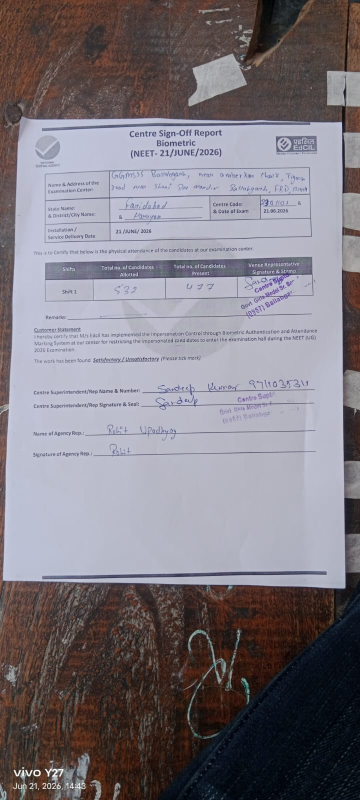
#> input picture templates/csr/2301101.jpg, 720 x 1600 px (shown at 1/2 size)
$ python -i image_preprocessing.py   (imports and definitions only)
#> lines starting #> are read from the running program, lines starting #| are printed output that depends on the picture; after the words box and inside, x2 and y2 are one past the last pixel; in counts of white or black regions, pixels touching at a corner belong together
#> further down, picture is the input picture: PIL image 720x1600 RGB; mean R, G, B 126.4, 121, 128.6
"""Image preprocessing utilities: rotation correction, resizing, thresholding.

All functions accept and return numpy arrays in BGR format (OpenCV
convention) unless otherwise noted, so they can be chained directly with
OpenCV-based detectors.
"""

from __future__ import annotations

import logging
from typing import Tuple

import cv2
import numpy as np
from PIL import Image

logger = logging.getLogger(__name__)

MAX_DIMENSION = 2200  # Longest side, in pixels, after resizing.


def pil_to_cv2(image: Image.Image) -> np.ndarray:
    """Convert a PIL RGB image to an OpenCV BGR numpy array."""
    rgb = np.array(image.convert("RGB"))
    return cv2.cvtColor(rgb, cv2.COLOR_RGB2BGR)


def cv2_to_pil(image: np.ndarray) -> Image.Image:
    """Convert an OpenCV BGR numpy array to a PIL RGB image."""
    rgb = cv2.cvtColor(image, cv2.COLOR_BGR2RGB)
    return Image.fromarray(rgb)


def resize_for_processing(
    image: np.ndarray, max_dimension: int = MAX_DIMENSION
) -> Tuple[np.ndarray, float]:
    """Resize an image so its longest side does not exceed max_dimension.

    Args:
        image: OpenCV BGR image.
        max_dimension: Maximum allowed length of the longer side.

    Returns:
        Tuple of (resized_image, scale_factor). scale_factor is
        resized_size / original_size, useful for mapping bounding boxes
        back to the original resolution if needed.
    """
#> called with max_dimension = 2200
    height, width = image.shape[:2]
#> height = 1600; width = 720
    longest_side = max(height, width)
#> longest_side = 1600

    if longest_side <= max_dimension:
        return image, 1.0

    scale = max_dimension / float(longest_side)
    new_width = max(1, int(width * scale))
    new_height = max(1, int(height * scale))
    resized = cv2.resize(image, (new_width, new_height), interpolation=cv2.INTER_AREA)
    return resized, scale


def correct_rotation(image: np.ndarray) -> np.ndarray:
    """Attempt to correct small skew/rotation using minAreaRect on text-like pixels.

    This is a lightweight geometric deskew (not a full OSD/orientation
    classifier). It is best-effort: if it cannot confidently determine a
    rotation angle, it returns the original image unchanged.

    Args:
        image: OpenCV BGR image.

    Returns:
        Deskewed OpenCV BGR image (or the original if deskew was not
        confidently possible).
    """
    try:
        gray = cv2.cvtColor(image, cv2.COLOR_BGR2GRAY)
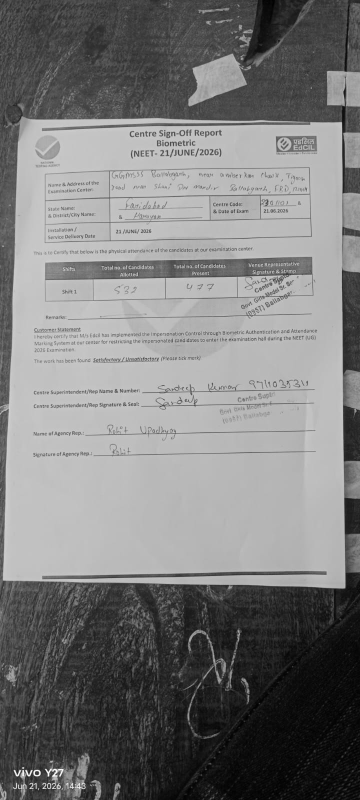
#> gray: shape (1600, 720) (shown at 1/2 size); min 0, max 255, mean 123.5
        gray = cv2.bitwise_not(gray)
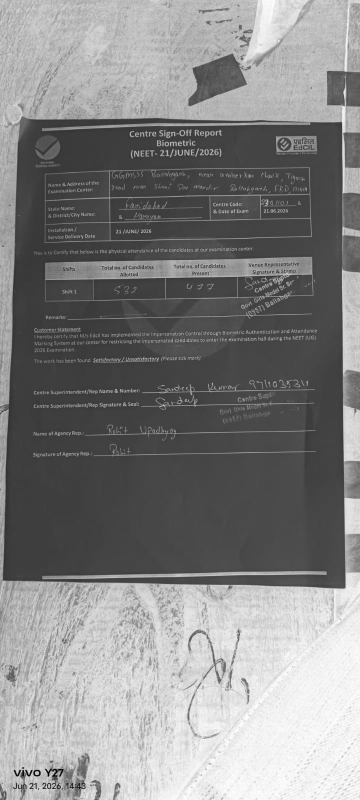
#> gray: shape (1600, 720) (shown at 1/2 size); min 0, max 255, mean 131.5
        thresh = cv2.threshold(
            gray, 0, 255, cv2.THRESH_BINARY | cv2.THRESH_OTSU
        )[1]
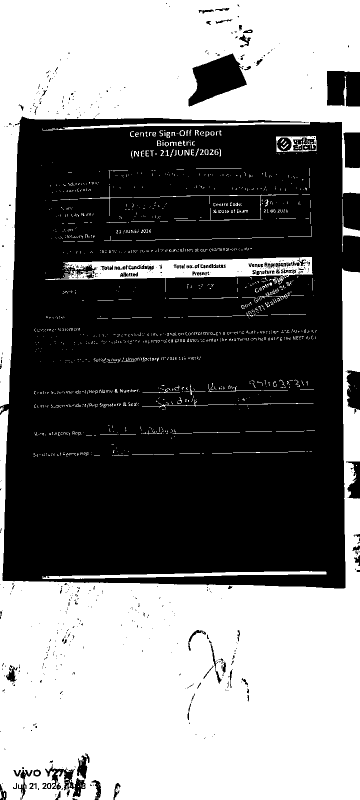
#> thresh: shape (1600, 720) (shown at 1/2 size); 46.7% white; 1557 white regions (1419 under 20 px), largest, box (x1, y1, x2, y2) and area: (0, 536, 720, 1600) 324848, (0, 0, 720, 813) 181187, (91, 514, 625, 584) 14193

        coords = np.column_stack(np.where(thresh > 0))
#> coords = 537784 pairs, first value 0 to 1599, second value 0 to 719
        if coords.shape[0] < 100:
            # Not enough foreground pixels to reliably estimate an angle.
            return image

        angle = cv2.minAreaRect(coords)[-1]
#> angle = -90

        # cv2.minAreaRect returns an angle in [-90, 0); normalize it.
        if angle < -45:
            angle = -(90 + angle)
#> angle = 0
        else:
            angle = -angle

        # Only correct small skews; large "rotations" from minAreaRect on
        # dense text blocks are usually noise, not a genuinely rotated page.
        if abs(angle) < 0.5 or abs(angle) > 15:
            return image

        (height, width) = image.shape[:2]
        center = (width // 2, height // 2)
        rotation_matrix = cv2.getRotationMatrix2D(center, angle, 1.0)
        rotated = cv2.warpAffine(
            image,
            rotation_matrix,
            (width, height),
            flags=cv2.INTER_CUBIC,
            borderMode=cv2.BORDER_REPLICATE,
        )
        return rotated
    except Exception:  # noqa: BLE001
        logger.exception("Rotation correction failed; returning original image.")
        return image


def to_grayscale(image: np.ndarray) -> np.ndarray:
    """Convert a BGR image to single-channel grayscale."""
    return cv2.cvtColor(image, cv2.COLOR_BGR2GRAY)


def adaptive_threshold(gray_image: np.ndarray) -> np.ndarray:
    """Apply adaptive thresholding + light denoising to a grayscale image."""
    denoised = cv2.fastNlMeansDenoising(gray_image, h=10)
    thresholded = cv2.adaptiveThreshold(
        denoised,
        255,
        cv2.ADAPTIVE_THRESH_GAUSSIAN_C,
        cv2.THRESH_BINARY,
        blockSize=31,
        C=15,
    )
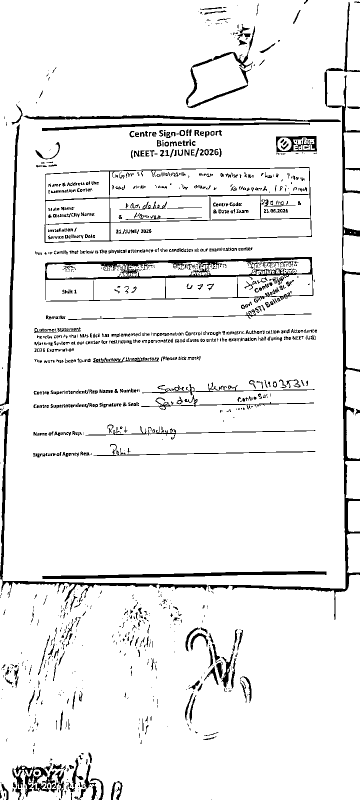
#> thresholded: shape (1600, 720) (shown at 1/2 size); 92.9% white; 1459 black regions (915 under 20 px), largest, box (x1, y1, x2, y2) and area: (90, 514, 627, 603) 7798, (416, 534, 720, 1240) 6319, (89, 334, 624, 486) 4768
    return thresholded


def preprocess_page(image: Image.Image) -> Tuple[np.ndarray, np.ndarray]:
    """Run the standard preprocessing pipeline on a page image.

    Args:
        image: Original PIL page image (kept elsewhere, untouched, for
            display purposes).

    Returns:
        Tuple of (display_image, processed_image):
            display_image: resized + deskewed BGR image, suitable for
                annotation and display (still color).
            processed_image: grayscale + thresholded version, useful for
                some detectors that benefit from binarized input.
    """
    cv_image = pil_to_cv2(image)
    resized, _scale = resize_for_processing(cv_image)
    deskewed = correct_rotation(resized)
    gray = to_grayscale(deskewed)
    processed = adaptive_threshold(gray)
    return deskewed, processed

>>> from PIL import Image
>>> picture = Image.open('../templates/csr/2301101.jpg')
>>> result = preprocess_page(picture)

$ run again, on templates/csr/2301102.jpg
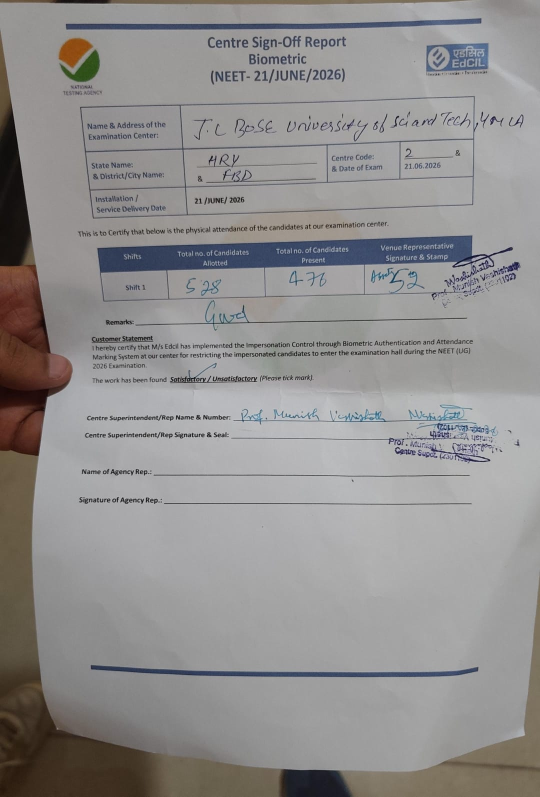
#> input picture templates/csr/2301102.jpg, 1080 x 1593 px (shown at 1/2 size)
#> picture is the input picture: PIL image 1080x1593 RGB; mean R, G, B 145.3, 143.5, 143
#> in correct_rotation, `thresh = cv2.threshold( gray, 0, 255, cv2.THRESH_BINARY | cv2.THRESH_O..`:
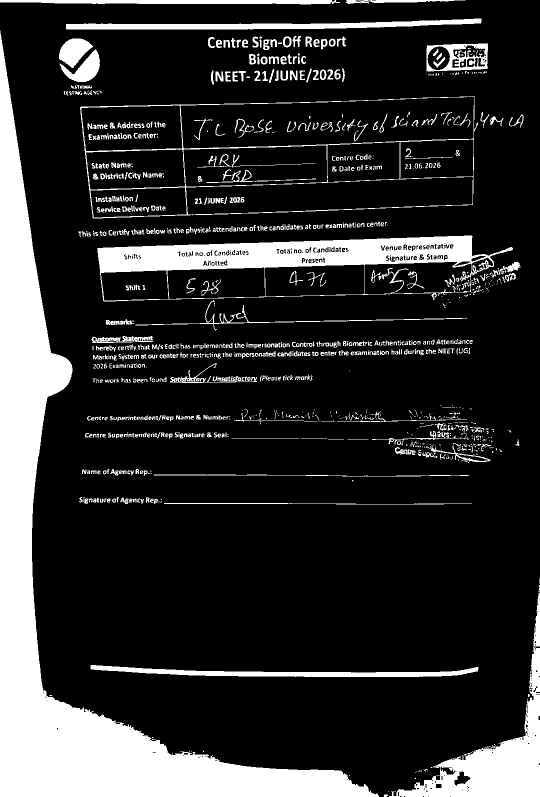
#> thresh: shape (1593, 1080) (shown at 1/2 size); 18.3% white; 1112 white regions (475 under 20 px), largest, box (x1, y1, x2, y2) and area: (0, 61, 758, 1593) 168730, (194, 471, 1026, 603) 37797, (778, 1170, 1080, 1593) 25308
#> coords = 314644 pairs, first value 0 to 1592, second value 0 to 1079
#> in correct_rotation, `angle = cv2.minAreaRect(coords)[-1]`: angle = -90
#> in correct_rotation, `angle = -(90 + angle)`: angle = 0
#> in adaptive_threshold, `thresholded = cv2.adaptiveThreshold( denoised, 255, cv2.ADAPTIVE_THRES..`:
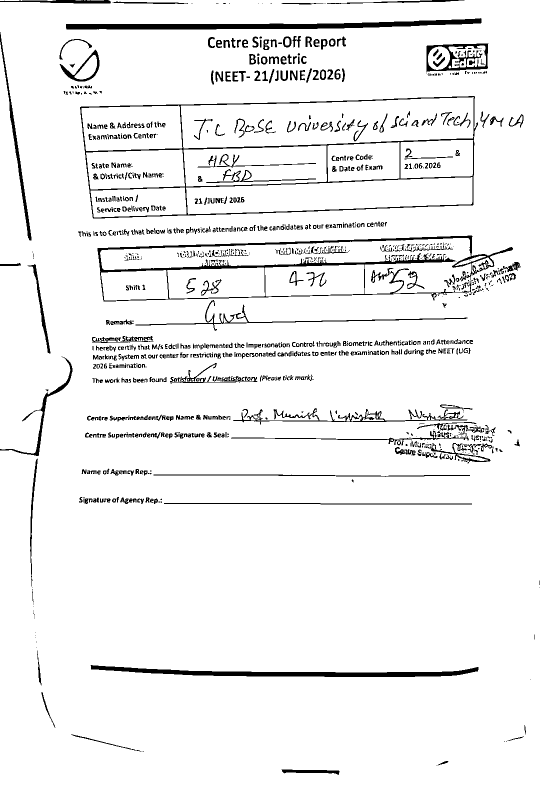
#> thresholded: shape (1593, 1080) (shown at 1/2 size); 94.2% white; 1121 black regions (426 under 20 px), largest, box (x1, y1, x2, y2) and area: (195, 471, 1026, 603) 11174, (160, 192, 956, 437) 9112, (132, 36, 963, 59) 8578

$ run again, on templates/csr/2301103.jpg
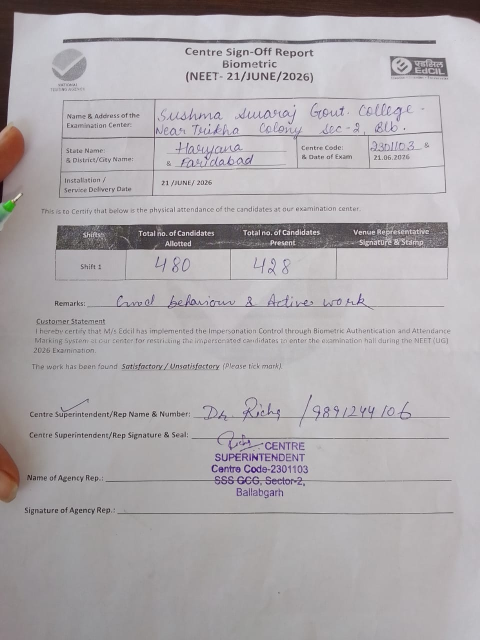
#> input picture templates/csr/2301103.jpg, 960 x 1280 px (shown at 1/2 size)
#> picture is the input picture: PIL image 960x1280 RGB; mean R, G, B 174.2, 169.8, 172.9
#> in correct_rotation, `thresh = cv2.threshold( gray, 0, 255, cv2.THRESH_BINARY | cv2.THRESH_O..`:
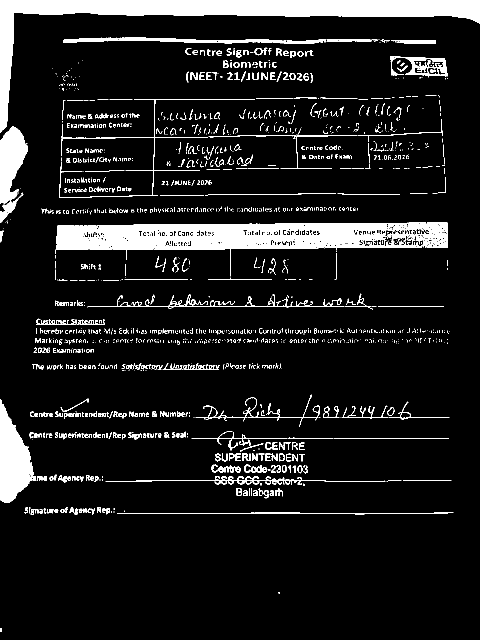
#> thresh: shape (1280, 960) (shown at 1/2 size); 10.2% white; 1660 white regions (1176 under 20 px), largest, box (x1, y1, x2, y2) and area: (0, 0, 960, 266) 34982, (111, 445, 896, 552) 33042, (0, 798, 72, 1006) 8498
#> coords = 125694 pairs, first value 0 to 1263, second value 0 to 959
#> in correct_rotation, `angle = cv2.minAreaRect(coords)[-1]`: angle = -90
#> in correct_rotation, `angle = -(90 + angle)`: angle = 0
#> in adaptive_threshold, `thresholded = cv2.adaptiveThreshold( denoised, 255, cv2.ADAPTIVE_THRES..`:
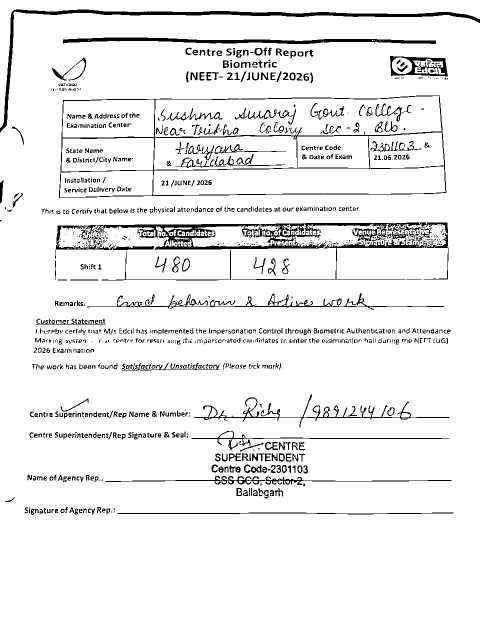
#> thresholded: shape (1280, 960) (shown at 1/2 size); 93.2% white; 1276 black regions (621 under 20 px), largest, box (x1, y1, x2, y2) and area: (189, 445, 897, 561) 13776, (0, 19, 960, 265) 7716, (118, 191, 893, 396) 6842

$ run again, on templates/csr/2301104.jpg
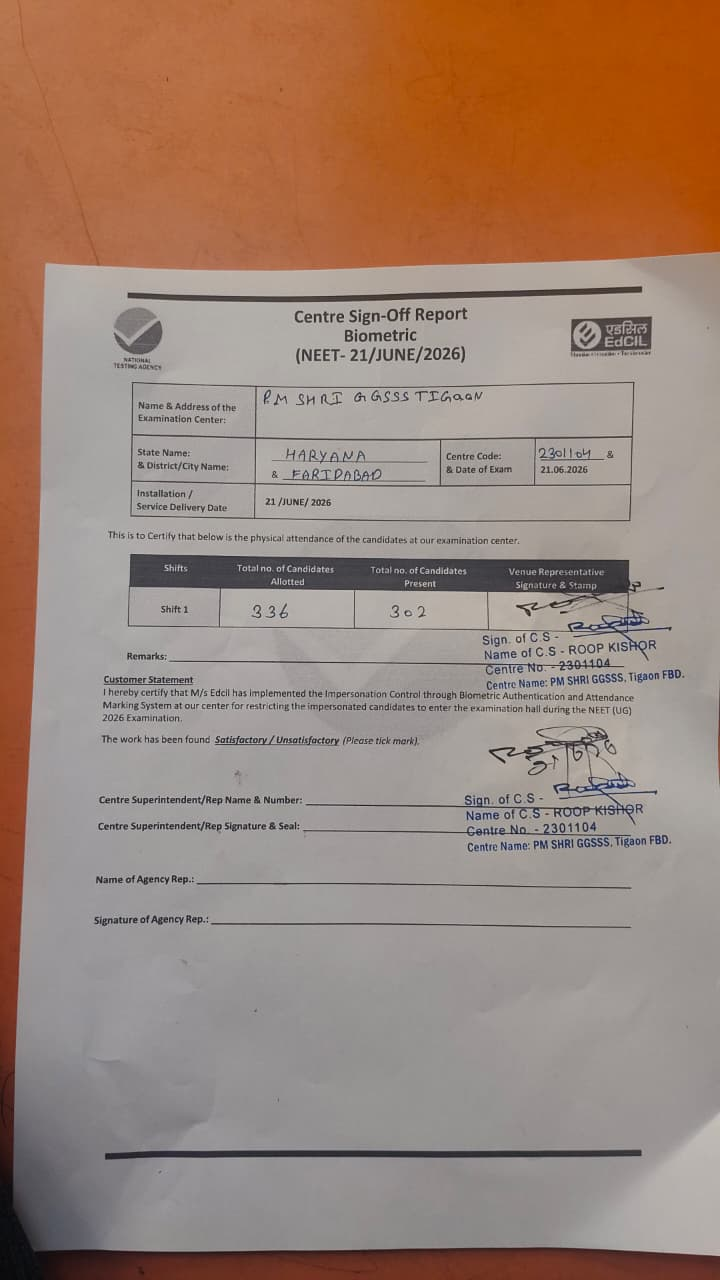
#> input picture templates/csr/2301104.jpg, 720 x 1280 px
#> picture is the input picture: PIL image 720x1280 RGB; mean R, G, B 156.3, 133.1, 119.6
#> in correct_rotation, `thresh = cv2.threshold( gray, 0, 255, cv2.THRESH_BINARY | cv2.THRESH_O..`:
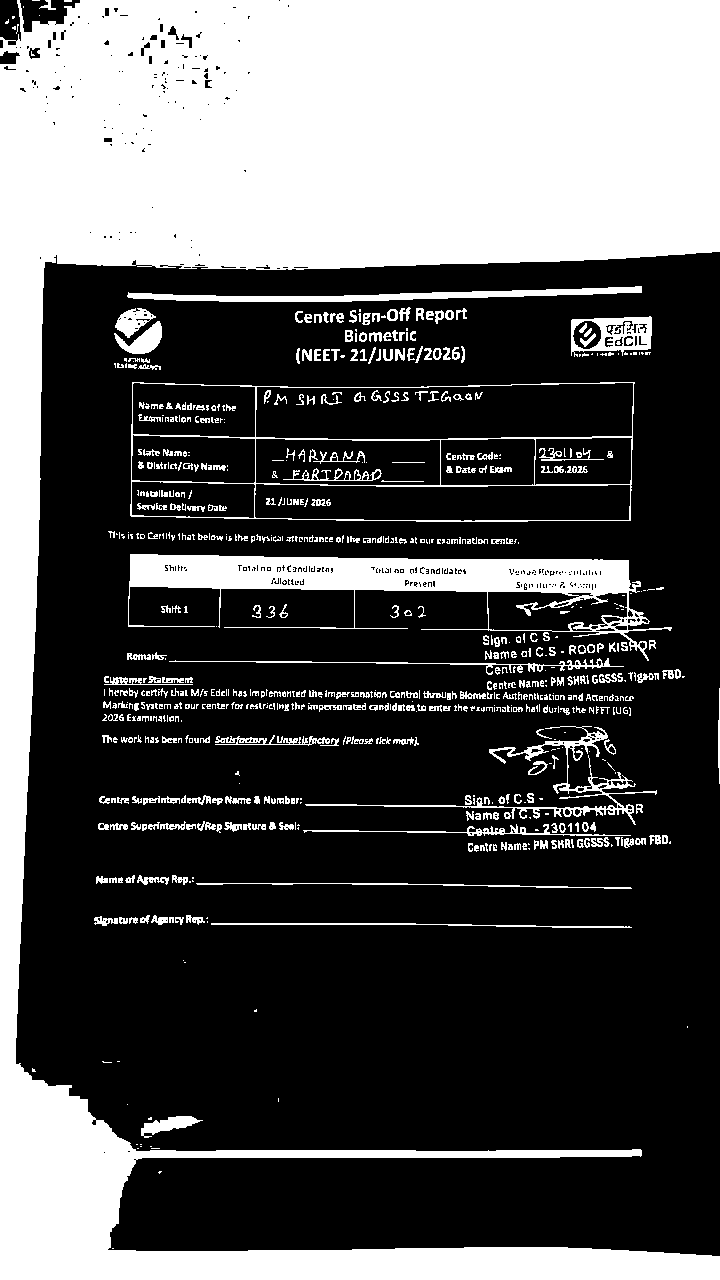
#> thresh: shape (1280, 720); 33.9% white; 759 white regions (385 under 20 px), largest, box (x1, y1, x2, y2) and area: (0, 0, 720, 1280) 257477, (128, 554, 672, 661) 17620, (130, 382, 635, 522) 3554
#> coords = 312022 pairs, first value 0 to 1279, second value 0 to 719
#> in correct_rotation, `angle = cv2.minAreaRect(coords)[-1]`: angle = -90
#> in correct_rotation, `angle = -(90 + angle)`: angle = 0
#> in adaptive_threshold, `thresholded = cv2.adaptiveThreshold( denoised, 255, cv2.ADAPTIVE_THRES..`:
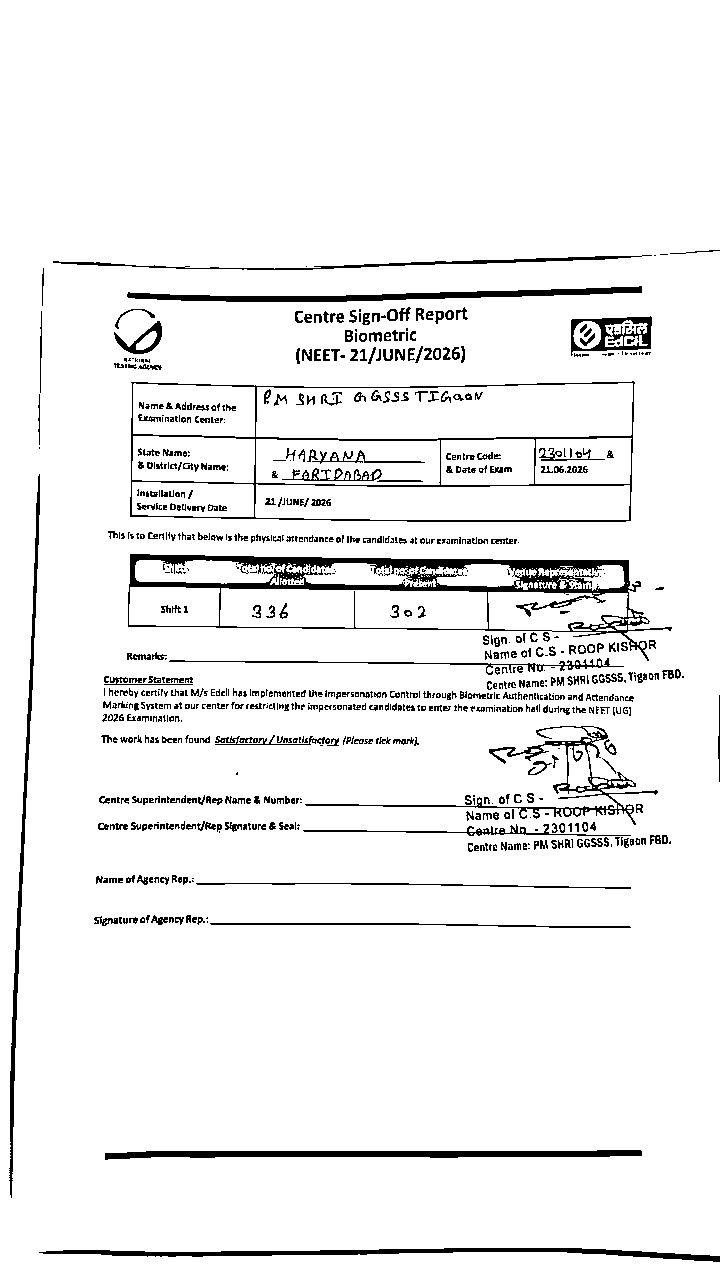
#> thresholded: shape (1280, 720); 94% white; 835 black regions (417 under 20 px), largest, box (x1, y1, x2, y2) and area: (128, 554, 672, 661) 9777, (130, 381, 635, 522) 4115, (105, 1150, 642, 1160) 3298
